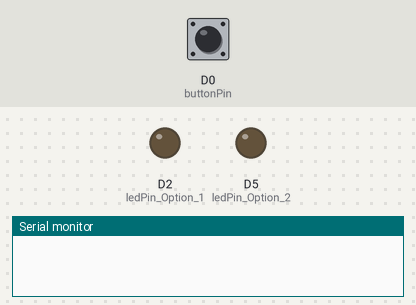
A sketch run on a simulated ESP8266 (NodeMCU). Shown: output pins drawn as LEDs (lit = HIGH), the last lines printed to the serial monitor. The test bench sets the inputs (shaded band); at power-on: D0 (buttonPin) HIGH.

Above: at 1.2 s.
1.3 s: D0 (buttonPin) pulled LOW for 0.15 s
At 2.3 s:
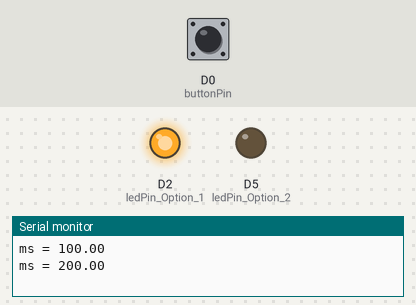
3.0 s: D0 (buttonPin) pulled LOW for 3.2 s
At 7.2 s:
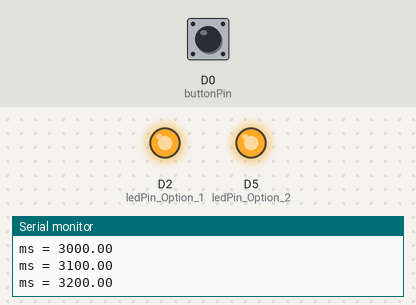
Timing chart, 0 to 8.7 s (numbered marks = the images above; inputs shaded):
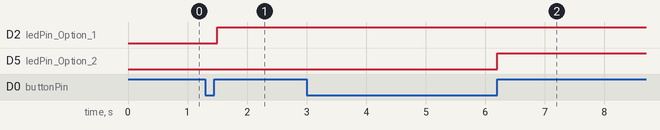

The sketch:

Challenge.ino
```cpp
/////////Declare and Initialize Variables////////////////////////////

//We need to track how long the momentary pushbutton is held in order to execute different commands
//This value will be recorded in seconds
float pressLength_milliSeconds = 0;

// Define the *minimum* length of time, in milli-seconds, that the button must be pressed for a particular option to occur
int optionOne_milliSeconds = 100;
int optionTwo_milliSeconds = 2000;

//The Pin your button is attached to
int buttonPin = D0;

//Pin your LEDs are attached to
int ledPin_Option_1 = D2;
int ledPin_Option_2 = D5;

void setup(){

  // Initialize the pushbutton pin as an input pullup
  // Keep in mind, when pin 2 has ground voltage applied, we know the button is being pressed
  pinMode(buttonPin, INPUT_PULLUP);

  //set the LEDs pins as outputs
  pinMode(ledPin_Option_1, OUTPUT);
  pinMode(ledPin_Option_2, OUTPUT);

  //Start serial communication - for debugging purposes only
  Serial.begin(9600);

} // close setup


void loop() {

  //Record *roughly* the tenths of seconds the button in being held down
  while (digitalRead(buttonPin) == LOW ){

    delay(100);  //if you want more resolution, lower this number
    pressLength_milliSeconds = pressLength_milliSeconds + 100;

    //display how long button is has been held
    Serial.print("ms = ");
    Serial.println(pressLength_milliSeconds);

  }//close while


  //Different if-else conditions are triggered based on the length of the button press
  //Start with the longest time option first

  //Option 2 - Execute the second option if the button is held for the correct amount of time
  if (pressLength_milliSeconds >= optionTwo_milliSeconds){

    digitalWrite(ledPin_Option_2, HIGH);

  }

  //option 1 - Execute the first option if the button is held for the correct amount of time
  else if(pressLength_milliSeconds >= optionOne_milliSeconds){

    digitalWrite(ledPin_Option_1, HIGH);

  }//close if options


  //every time through the loop, we need to reset the pressLength_Seconds counter
  pressLength_milliSeconds = 0;

} // close void loop
```

Measured:
- after the input at 1.3 s, D2 (ledPin_Option_1): LOW → HIGH after 0.20 s
- after the input at 3.0 s, D5 (ledPin_Option_2): LOW → HIGH after 3.2 s
